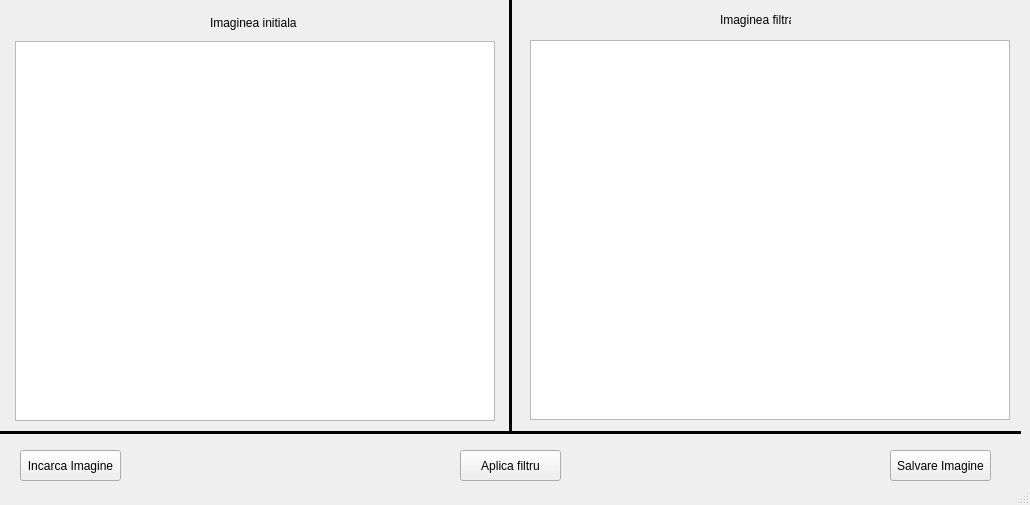
<?xml version="1.0" encoding="UTF-8"?>
<ui version="4.0">
 <class>MainWindow</class>
 <widget class="QMainWindow" name="MainWindow">
  <property name="geometry">
   <rect>
    <x>0</x>
    <y>0</y>
    <width>1030</width>
    <height>505</height>
   </rect>
  </property>
  <property name="minimumSize">
   <size>
    <width>1030</width>
    <height>505</height>
   </size>
  </property>
  <property name="maximumSize">
   <size>
    <width>1030</width>
    <height>505</height>
   </size>
  </property>
  <property name="windowTitle">
   <string>MainWindow</string>
  </property>
  <widget class="QWidget" name="centralwidget">
   <widget class="QGraphicsView" name="graphicsView">
    <property name="geometry">
     <rect>
      <x>15</x>
      <y>41</y>
      <width>480</width>
      <height>380</height>
     </rect>
    </property>
   </widget>
   <widget class="QPushButton" name="pushButton">
    <property name="geometry">
     <rect>
      <x>20</x>
      <y>450</y>
      <width>101</width>
      <height>31</height>
     </rect>
    </property>
    <property name="text">
     <string>Incarca Imagine</string>
    </property>
   </widget>
   <widget class="Line" name="line">
    <property name="geometry">
     <rect>
      <x>0</x>
      <y>430</y>
      <width>1021</width>
      <height>4</height>
     </rect>
    </property>
    <property name="frameShadow">
     <enum>QFrame::Plain</enum>
    </property>
    <property name="lineWidth">
     <number>3</number>
    </property>
    <property name="orientation">
     <enum>Qt::Horizontal</enum>
    </property>
   </widget>
   <widget class="Line" name="line_2">
    <property name="geometry">
     <rect>
      <x>490</x>
      <y>-30</y>
      <width>41</width>
      <height>461</height>
     </rect>
    </property>
    <property name="frameShadow">
     <enum>QFrame::Plain</enum>
    </property>
    <property name="lineWidth">
     <number>3</number>
    </property>
    <property name="orientation">
     <enum>Qt::Vertical</enum>
    </property>
   </widget>
   <widget class="QLabel" name="label">
    <property name="geometry">
     <rect>
      <x>210</x>
      <y>13</y>
      <width>91</width>
      <height>20</height>
     </rect>
    </property>
    <property name="text">
     <string>Imaginea initiala</string>
    </property>
   </widget>
   <widget class="QLabel" name="label_2">
    <property name="geometry">
     <rect>
      <x>720</x>
      <y>10</y>
      <width>71</width>
      <height>20</height>
     </rect>
    </property>
    <property name="text">
     <string>Imaginea filtrata</string>
    </property>
   </widget>
   <widget class="QPushButton" name="pushButton_2">
    <property name="geometry">
     <rect>
      <x>460</x>
      <y>450</y>
      <width>101</width>
      <height>31</height>
     </rect>
    </property>
    <property name="text">
     <string>Aplica filtru</string>
    </property>
   </widget>
   <widget class="QPushButton" name="pushButton_3">
    <property name="geometry">
     <rect>
      <x>890</x>
      <y>450</y>
      <width>101</width>
      <height>31</height>
     </rect>
    </property>
    <property name="text">
     <string>Salvare Imagine</string>
    </property>
   </widget>
   <widget class="QGraphicsView" name="graphicsView_2">
    <property name="geometry">
     <rect>
      <x>530</x>
      <y>40</y>
      <width>480</width>
      <height>380</height>
     </rect>
    </property>
   </widget>
  </widget>
  <widget class="QStatusBar" name="statusbar"/>
 </widget>
 <resources/>
 <connections/>
</ui>
